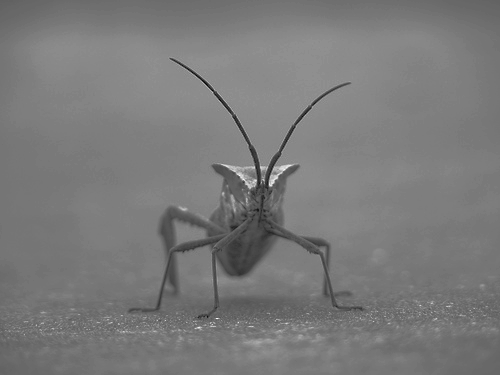
#> input picture Test 2/Problem03/stinkbug.png, 500 x 375 px
$ python problem03.py
#> lines starting #> are read from the running program, lines starting #| are printed output that depends on the picture
# -*- coding: utf-8 -*-
"""
Created on Mon Oct 26 11:07:59 2020

@author: haden
"""

import matplotlib.pyplot as plt
import matplotlib.image as image
im = image.imread('stinkbug.png')
#> im is the input picture: shape (375, 500) float32; min 0, max 1, mean 0.479

fig = plt.figure()

ax = fig.add_subplot(1, 2, 1)
imgplot = plt.imshow(im, cmap='gray')
ax.set_title('The original')

#added two lines below  VVV
im[im < 0.4] -= 0.2
im[im > 0.6] += 0.2
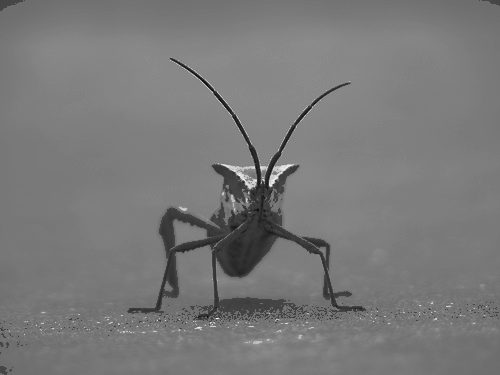
#> im: shape (375, 500) float32; min -0.2, max 1.2, mean 0.468; drawn with min black and max white

ax = fig.add_subplot(1, 2, 2)
imgplot = plt.imshow(im, cmap='gray')
#changed line below  VVV
imgplot.set_clim()
ax.set_title('After modified')
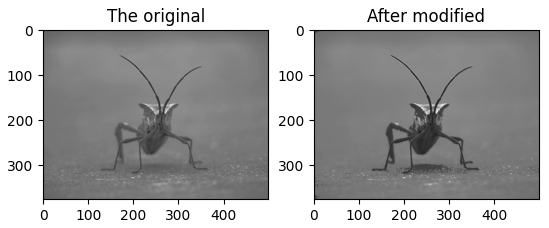
#> figure drawn by matplotlib, 2 panels
